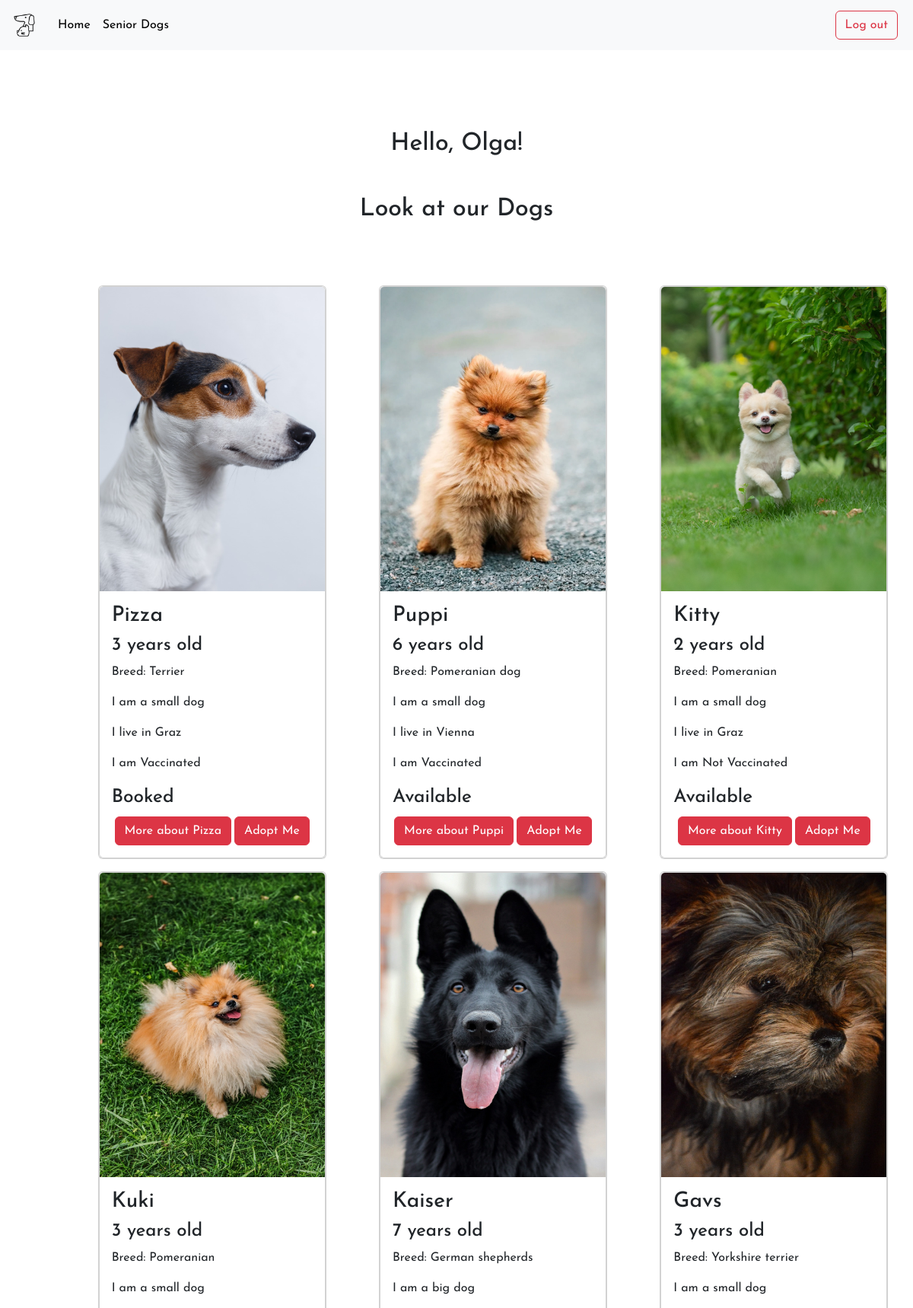
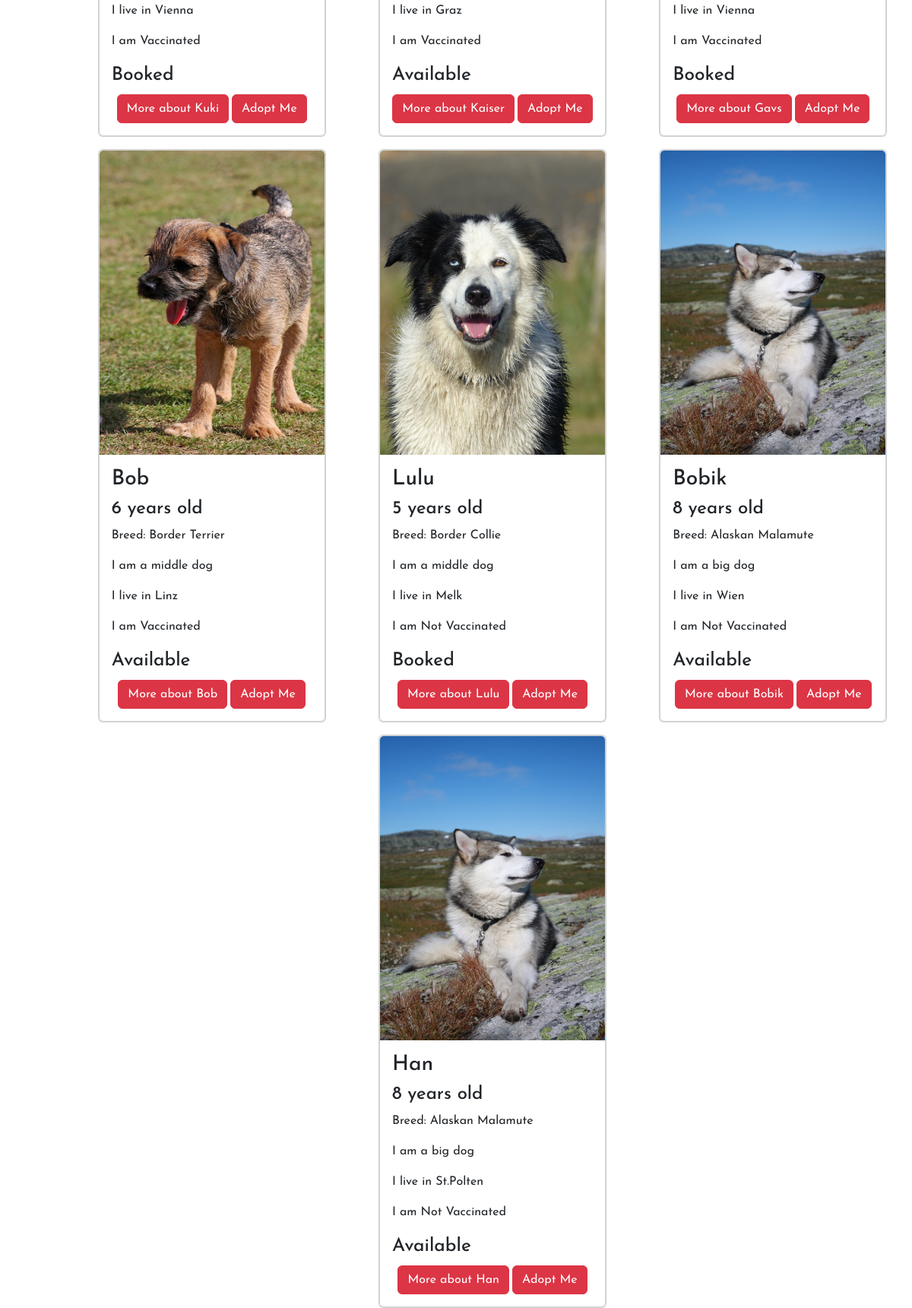
Page /php/animals.php (signed in, upper part) on the committed database (2 pictures, top to bottom).
### tables this page shows
CREATE TABLE `users` (
  `id` int(11) NOT NULL,
  `first_name` varchar(255) NOT NULL,
  `last_name` varchar(255) NOT NULL,
  `password` varchar(255) NOT NULL,
  `phone_number` varchar(255) NOT NULL,
  `email` varchar(255) NOT NULL,
  `picture` varchar(255) DEFAULT NULL,
  `address` varchar(255) DEFAULT NULL,
  `status` varchar(4) NOT NULL DEFAULT 'user'
);

CREATE TABLE `animals` (
  `id` int(11) NOT NULL,
  `name` varchar(255) NOT NULL,
  `address` varchar(255) NOT NULL,
  `age` int(11) NOT NULL,
  `size` varchar(255) NOT NULL,
  `photo` varchar(255) DEFAULT NULL,
  `description` varchar(4000) NOT NULL,
  `breed` varchar(255) DEFAULT NULL,
  `status` int(255) NOT NULL,
  `vaccinated` varchar(20) NOT NULL
);

### php/animals.php (the view, shortened to what this page needs)
<?php require_once "db_connect.php";
require_once "../inc/navbar-user.php";
$sql = "SELECT * FROM users WHERE id = {$_SESSION["user"]}";
$result = mysqli_query($connect, $sql);
$userRow = mysqli_fetch_assoc($result);
$sql = "SELECT * FROM `animals`";
$result = mysqli_query($connect, $sql);
$layout = "";
function availabilityDog($status)
{
  if ($status > 0) {
    return 'Available';
  } else {
    return 'Booked';
  }
}
if (mysqli_num_rows($result) > 0) {
  while ($row = mysqli_fetch_assoc($result)) {
    $layout .= "
        <div class ='card p-0 mt-3' style='width: 300px; 'height = 70px rounded-0'>
<div class='card'>
  <div class='view overlay'>
    <img src='../photos/{$row["photo"]}' class='card-img-top dog' alt='...'>
      <div class='mask rgba-white-slight'></div>
    </a>
  </div>
  <div class='card-body'>
    <h3 class='card-title'>{$row["name"]}</h3>
    <h4 class='card-title'>{$row["age"]} years old</h4>
    <p class='card-text'>Breed: {$row["breed"]}</p>
    <p class='card-text'>I am a {$row["size"]} dog</p>
    <p class='card-text'>I live in {$row["address"]}</p>
    <p class='card-text'>I am {$row["vaccinated"]}</p>
    <h3 class='card-text'><small>" . availabilityDog($row["status"]) . "</small></h3>
      <div class='d-flex justify-content-center'>
    <a href='details.php?x={$row["id"]}'class='btn btn-danger'>More about {$row["name"]}</a>
    <a href='adopt_pet_user.php?i={$row["id"]}' name='adopt' class='btn btn-danger ms-1'>Adopt Me </a>
  </div>
  </div>
</div>
</div>";
  }
} else {
  $layout .= "<div class ='m-3 d-flex justify-content-center' >You don't have any items. Let's add your first product!</div>";
}
?>
<div class='container mt-5'>
  <div class="d-flex justify-content-around row row-lg-3 row-md-2 row-xs-1 p-2 g-col-6 p-2 g-col-6">
    <div class="d-flex justify-content-center">
      <?php if (isset($userRow["first_name"])) : ?>
        <h2 class="d-flex justify-content-center m-5">Hello, <?= $userRow["first_name"] ?>!</h2>
      <?php endif; ?>
    </div>
    <h2 class="d-flex justify-content-center"> Look at our Dogs</h3>
      <div class=" d-flex justify-content-around row row-lg-3 row-md-2 row-xs-1 p-2 g-col-6 p-2 g-col-6 plan-main m-5">
        <?= $layout ?>
      </div>
  </div>
</div>

### rows in the picture
users: first_name "Olga"
animals: photo (picture), name "Pizza", age "3", breed "Terrier", size "small", address "Graz", vaccinated "Vaccinated", status "Booked"
animals: photo (picture), name "Puppi", age "6", breed "Pomeranian dog", size "small", address "Vienna", vaccinated "Vaccinated", status "Available"
animals: photo (picture), name "Kitty", age "2", breed "Pomeranian", size "small", address "Graz", vaccinated "Not Vaccinated", status "Available"
animals: photo (picture), name "Kuki", age "3", breed "Pomeranian", size "small", address "Vienna", vaccinated "Vaccinated", status "Booked"
animals: photo (picture), name "Kaiser", age "7", breed "German shepherds", size "big", address "Graz", vaccinated "Vaccinated", status "Available"
animals: photo (picture), name "Gavs", age "3", breed "Yorkshire terrier", size "small", address "Vienna", vaccinated "Vaccinated", status "Booked"
animals: photo (picture), name "Bob", age "6", breed "Border Terrier", size "middle", address "Linz", vaccinated "Vaccinated", status "Available"
animals: photo (picture), name "Lulu", age "5", breed "Border Collie", size "middle", address "Melk", vaccinated "Not Vaccinated", status "Booked"
animals: photo (picture), name "Bobik", age "8", breed "Alaskan Malamute", size "big", address "Wien", vaccinated "Not Vaccinated", status "Available"
animals: photo (picture), name "Han", age "8", breed "Alaskan Malamute", size "big", address "St.Polten", vaccinated "Not Vaccinated", status "Available"
